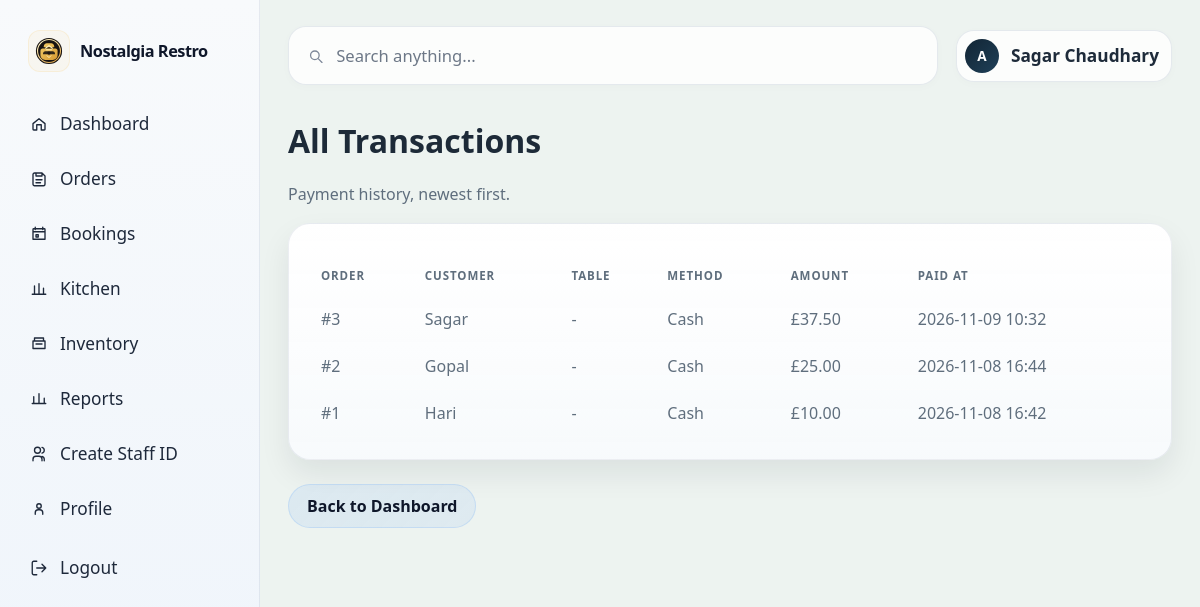
Page /dashboard/transactions/ (signed in) on the committed database.
### restaurant/models.py (models this page shows, shortened)
class CustomUser(AbstractUser):
    ROLE_CHOICES = [
        ("admin", "Admin"),
        ("manager", "Manager"),
        ("waiter", "Waiter"),
        ("cashier", "Cashier"),
        ("kitchen_staff", "Kitchen Staff"),
        ("inventory_staff", "Inventory Staff"),
    ]
    role = models.CharField(max_length=30, choices=ROLE_CHOICES, default="waiter")
    phone_number = models.CharField(max_length=20, blank=True, default="")
    profile_picture = models.ImageField(upload_to="profile_pictures/", blank=True)

class Payment(models.Model):
    METHOD_CHOICES = [
        ("cash", "Cash"),
        ("qr", "QR Payment"),
        ("card", "Card"),
    ]
    order = models.OneToOneField(Order, on_delete=models.CASCADE, related_name="payment")
    payment_method = models.CharField(max_length=20, choices=METHOD_CHOICES, default="cash")
    amount = models.DecimalField(max_digits=10, decimal_places=2)
    paid_at = models.DateTimeField(default=timezone.now)

class Order(models.Model):
    ORDER_TYPE_CHOICES = [
        ("dine_in", "Dine In"),
        ("takeaway", "Takeaway"),
    ]
    STATUS_CHOICES = [
        ("pending", "Pending"),
        ("preparing", "Preparing"),
        ("ready", "Ready"),
    ]
    customer_name = models.CharField(max_length=120, default="Walk-in Customer")
    order_type = models.CharField(max_length=20, choices=ORDER_TYPE_CHOICES, default="dine_in")
    table_number = models.PositiveIntegerField(null=True, blank=True)
    status = models.CharField(max_length=20, choices=STATUS_CHOICES, default="pending")
    notes = models.TextField(blank=True)
    created_at = models.DateTimeField(auto_now_add=True)
    total_amount = models.DecimalField(max_digits=10, decimal_places=2, default=0)
    class Meta:
        ordering = ["-created_at"]

### restaurant/views.py (the view)
        def wrapped_view(request, *args, **kwargs):
            if not request.user.is_authenticated:
                return redirect("login")
            if not request.user.is_active:
                return redirect("login")
            if roles and request.user.role not in roles:
                messages.warning(request, "You do not have permission to access that page.")
                return redirect("dashboard")
            return view_func(request, *args, **kwargs)

### restaurant/views.py (called while the page is built)
def role_required(*roles):
    def decorator(view_func):
        def wrapped_view(request, *args, **kwargs):
            if not request.user.is_authenticated:
                return redirect("login")
            if not request.user.is_active:
                return redirect("login")
            if roles and request.user.role not in roles:
                messages.warning(request, "You do not have permission to access that page.")
                return redirect("dashboard")
            return view_func(request, *args, **kwargs)
        return wrapped_view
    return decorator

@login_required
@role_required("admin", "manager", "cashier")
def all_transactions(request):
    payments = Payment.objects.select_related("order").order_by("-paid_at")
    return render(request, "restaurant/all_transactions.html", {"payments": payments})

### restaurant/templates/restaurant/all_transactions.html (shortened to what this page needs)
{% extends 'restaurant/base.html' %}
{% block content %}
  <h1>All Transactions</h1>
  <p class="muted">Payment history, newest first.</p>
  <div class="section">
    <table class="table">
      <thead>
        <tr>
          <th>Order</th>
          <th>Customer</th>
          <th>Table</th>
          <th>Method</th>
          <th>Amount</th>
          <th>Paid At</th>
        </tr>
      </thead>
      <tbody>
        {% for payment in payments %}
          <tr>
            <td>#{{ payment.order.pk }}</td>
            <td>{{ payment.order.customer_name }}</td>
            <td>{% if payment.order.table_number %}{{ payment.order.table_number }}{% else %}-{% endif %}</td>
            <td>{{ payment.get_payment_method_display }}</td>
            <td>£{{ payment.amount|floatformat:2 }}</td>
            <td>{{ payment.paid_at|date:'Y-m-d H:i' }}</td>
          </tr>
        {% empty %}
          <tr>
            <td colspan="6" class="muted">No transactions recorded yet.</td>
          </tr>
        {% endfor %}
      </tbody>
    </table>
  </div>
  <div class="page-actions">
    <a href="{% url 'dashboard' %}" class="button-link">Back to Dashboard</a>
  </div>
{% endblock %}

### restaurant/templates/restaurant/base.html (shortened to what this page needs)
{% load static %}
<!DOCTYPE html>
<html lang="en">
  <head>
    <link rel="stylesheet" href="{% static 'restaurant/styles.css' %}" />
  </head>
  <body class="{% if user.is_authenticated %}dashboard-shell{% endif %}{% block body_attrs %}{% endblock %}">
    <div class="app-shell">
      {% if user.is_authenticated %}
        <aside class="dashboard-sidebar">
          <div class="sidebar-brand">
            <div class="brand-mark">
              <img src="{% static 'restaurant/logo.svg' %}" alt="Nostalgia Restaurant logo" />
            </div>
            <div class="brand-name">Nostalgia Restro</div>
          </div>
          <nav class="sidebar-nav" aria-label="Sidebar navigation">
            <a class="nav-item {% if request.path == '/' or request.path == '/dashboard/' %}active{% endif %}" href="{% url 'dashboard' %}"><span class="icon-wrap"><svg viewBox="0 0 24 24" aria-hidden="true"><path d="M4 11.5L12 5l8 6.5V19a1 1 0 0 1-1 1h-4v-7H9v7H5a1 1 0 0 1-1-1v-7.5Z"/></svg></span>Dashboard</a>
            <a class="nav-item {% if request.path == '/orders/' %}active{% endif %}" href="{% url 'orders' %}"><span class="icon-wrap"><svg viewBox="0 0 24 24" aria-hidden="true"><path d="M8 4h8l4 4v11a2 2 0 0 1-2 2H6a2 2 0 0 1-2-2V6a2 2 0 0 1 2-2h2Zm0 0v4h8V4M8 13h8M8 17h6"/></svg></span>Orders</a>
            <a class="nav-item {% if request.path == '/bookings/' %}active{% endif %}" href="{% url 'bookings' %}"><span class="icon-wrap"><svg viewBox="0 0 24 24" aria-hidden="true"><path d="M7 3v3m10-3v3M4 9h16M5 5h14a1 1 0 0 1 1 1v13H4V6a1 1 0 0 1 1-1Zm3 8h3v3H8z"/></svg></span>Bookings</a>
            <a class="nav-item {% if request.path == '/kitchen/' %}active{% endif %}" href="{% url 'kitchen' %}"><span class="icon-wrap"><svg viewBox="0 0 24 24" aria-hidden="true"><path d="M6 19V8m6 11V5m6 14v-8M3 19h18"/></svg></span>Kitchen</a>
            <a class="nav-item {% if request.path == '/inventory/' %}active{% endif %}" href="{% url 'inventory' %}"><span class="icon-wrap"><svg viewBox="0 0 24 24" aria-hidden="true"><path d="M4 8h16v10H4zm2-4h12v4H6zM8 12h8"/></svg></span>Inventory</a>
            <a class="nav-item {% if request.path == '/reports/' %}active{% endif %}" href="{% url 'reports' %}"><span class="icon-wrap"><svg viewBox="0 0 24 24" aria-hidden="true"><path d="M5 18V9m7 9V5m7 13v-7M3 18h18"/></svg></span>Reports</a>
            <a class="nav-item {% if request.path == '/staff/create/' %}active{% endif %}" href="{% url 'staff_create' %}"><span class="icon-wrap"><svg viewBox="0 0 24 24" aria-hidden="true"><path d="M16 21v-2a4 4 0 0 0-4-4H8a4 4 0 0 0-4 4v2M10 11a4 4 0 1 0 0-8 4 4 0 0 0 0 8Zm9 10v-2a4 4 0 0 0-3-3.87M16 3.13a4 4 0 0 1 0 7.75"/></svg></span>Create Staff ID</a>
            <a class="nav-item {% if request.path == '/profile/' %}active{% endif %}" href="{% url 'profile' %}"><span class="icon-wrap"><svg viewBox="0 0 24 24" aria-hidden="true"><path d="M7 19v-2a4 4 0 0 1 4-4h2a4 4 0 0 1 4 4v2M12 11a3 3 0 1 0 0-6 3 3 0 0 0 0 6Z"/></svg></span>Profile</a>
            <form method="post" action="{% url 'logout' %}" class="sidebar-logout-form">
              <button type="submit" class="nav-item nav-item-button"><span class="icon-wrap"><svg viewBox="0 0 24 24" aria-hidden="true"><path d="M9 21H5a2 2 0 0 1-2-2V5a2 2 0 0 1 2-2h4M16 17l5-5-5-5M21 12H9"/></svg></span>Logout</button>
            </form>
          </nav>
        </aside>
      {% endif %}
      <div class="dashboard-main-panel">
        {% if user.is_authenticated %}
          <header class="dashboard-header">
            <form class="search-strip" role="search" method="get" action="{% url 'dashboard' %}">
              <svg viewBox="0 0 24 24" aria-hidden="true"><circle cx="11" cy="11" r="6"/><path d="M16 16l5 5"/></svg>
              <input type="search" name="q" value="{{ request.GET.q|default:'' }}" placeholder="Search anything..." aria-label="Search dashboard" />
            </form>
            <div class="profile-pill">
              <div class="profile-avatar">
                {% if user.profile_picture %}
                  <img src="{{ user.profile_picture.url }}" alt="{{ user.get_full_name|default:user.username }}" />
                {% else %}
                  {{ user.username|first|upper|default:'A' }}
                {% endif %}
              </div>
              <div class="profile-copy"><span class="role-label">{{ user.get_full_name|default:user.username }}</span></div>
            </div>
          </header>
        {% endif %}
        <main class="{% if user.is_authenticated %}dashboard-body{% else %}container{% endif %}">
          <div class="page-frame">
            {% block content %}{% endblock %}
          </div>
        </main>
      </div>
    </div>
  </body>
</html>

### rows in the picture
CustomUser: username|first "A", get_full_name "Sagar Chaudhary"
Payment: order.pk "3", order.customer_name "Sagar", payment_method "Cash", amount "37.50", paid_at "2026-11-09 10:32"
Payment: order.pk "2", order.customer_name "Gopal", payment_method "Cash", amount "25.00", paid_at "2026-11-08 16:44"
Payment: order.pk "1", order.customer_name "Hari", payment_method "Cash", amount "10.00", paid_at "2026-11-08 16:42"
